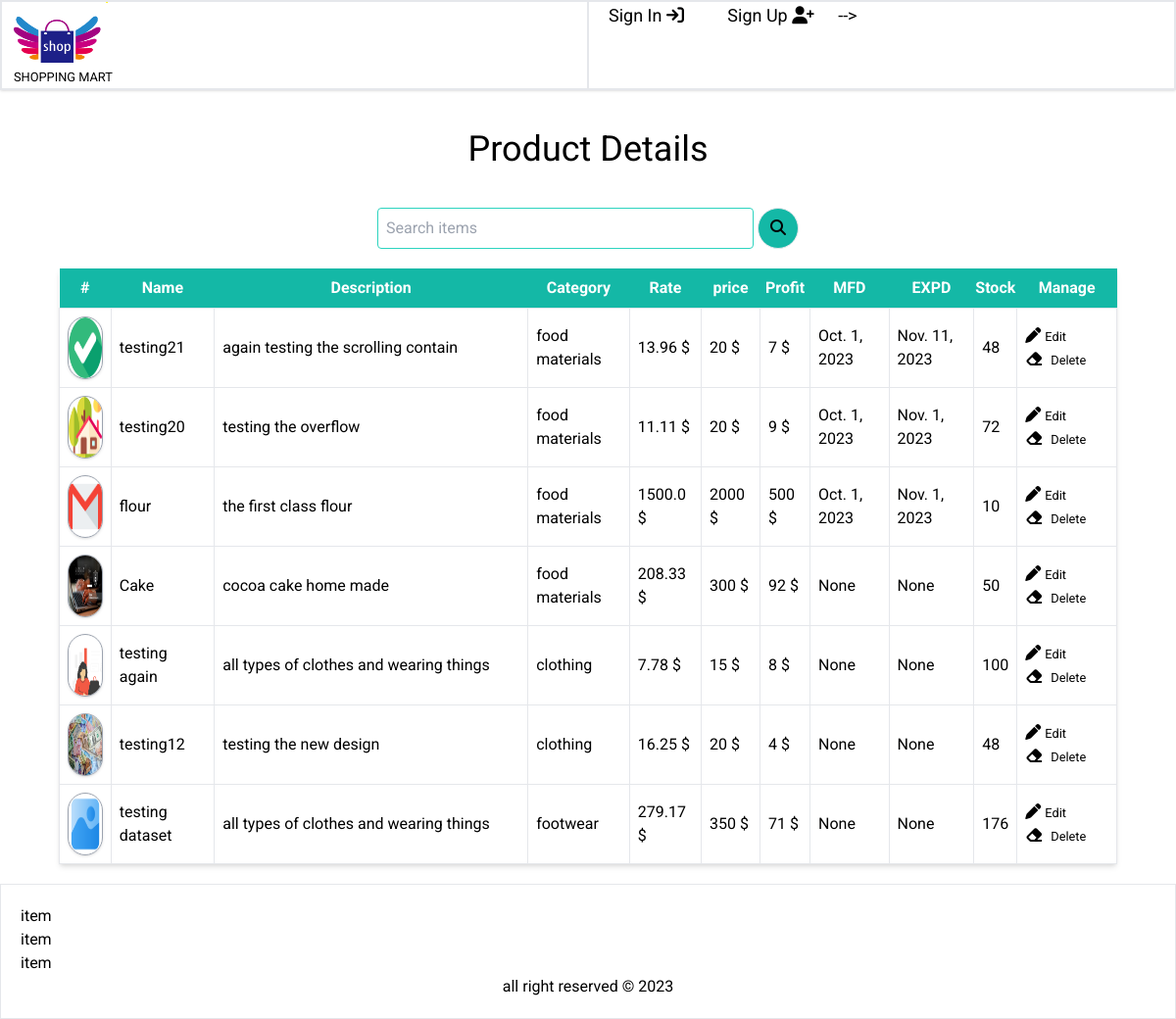
The page /store/product/ on the database its author committed.
### store/models.py (models this page shows, shortened)
class Product(models.Model):
    category = models.ForeignKey(Category, on_delete=models.CASCADE)
    name = models.CharField(max_length=100)
    description = models.CharField(max_length=200)
    price = models.IntegerField(default=0)
    bulk_price = models.IntegerField(default=0)
    quantity = models.IntegerField(default=0)
    rate = models.FloatField(default=0)
    mfd = models.DateField(null=True, blank=True)
    expd = models.DateField(null=True, blank=True)
    profit = models.IntegerField(default=0)
    stock = models.IntegerField(default=0)
    packet = models.IntegerField(default=0)
    image = models.ImageField(default='default.jpg', upload_to='item_images')

class Category(models.Model):
    name = models.CharField(max_length=50)
    description = models.CharField(max_length=200)
    def __str__(self):
        return self.name

### store/views.py (the view)
# urls.py: path('product/', views.product, name='product'),
def product(request):
    if request.method == 'POST':
        id = request.POST['getid']
        Product.objects.filter(id=id).delete()
        messages.success(request, "Item Deleted Successfully !")
    product = Product.objects.all().order_by('-id')
    context = {'product':product,'flag':'list'}
    return render(request, 'product.html', context)

### store/templates/product.html (shortened to what this page needs)
{% extends 'main/base.html' %}
{% load static %}
{% block content %}
<div class="relative">
    <div class="main-content mx-10">
             <div class="grid lg:grid-row-2 m-5">
                <div class="">
                    <h1 class="text-center text-4xl m-5">
                        Product Details
                    </h1>
                    <div class="flex justify-center">
                        <form action="" method="POST" class="my-5">
                            <input type="text" class="p-2 rounded border border-teal-400 w-96 focus:outline-none focus:border-sky-500" placeholder="Search items">
                            <button class="rounded-full border bg-teal-500 hover:bg-teal-700 hover:text-white px-3 py-2"><i
                                    class="fa-solid fa-magnifying-glass"></i></button>
                        </form>
                    </div>
                </div>
                <div>
                <table class="table-auto w-full shadow-md">
                    <thead class="bg-teal-500 text-white text-start">
                        <th class="py-2">#</th>
                        <th class="py-2">Name</th>
                        <th class="py-2">Description</th>
                        <th class="py-2">Category</th>
                        <th class="py-2">Rate</th>
                        <th class="py-2">price</th>
                        <th class="py-2">Profit</th>
                        <th class="py-2">MFD</th>
                        <th class="py-2">EXPD</th>
                        <th class="py-2">Stock</th>
                        <th class="py-2">Manage</th>
                    </thead>
                    <tbody>
                        {% for item in product %}
                            <tr class="border hover:bg-gray-100 cursor-pointer hover:font-semiboldtransition duration-500 ease-in-out">
                            <td class="p-2 border "><img src="{{item.image.url}}" class="w-16 h-16 rounded-full shadow border border-gray-400" alt=""></td>
                            <td class="p-2 border ">{{item.name}}</td>
                            <td class="p-2 border w-80">{{item.description}}</td>
                            <td class="p-2 border ">{{item.category}}</td>
                            <td class="p-2 border ">{{item.rate}} $</td>
                            <td class="p-2 border ">{{item.price}} $</td>
                            <td class="p-2 border ">{{item.profit}} $</td>
                            <td class="p-2 border ">{{item.mfd}}</td>
                            <td class="p-2 border ">{{item.expd}}</td>
                            <td class="p-2 border ">{{item.stock}}</td>
                            <td class="p-2">
                                <a href="{% url 'store:update_product' item.id %}" class="inline-block mr-3 hover:text-teal-600"><i class="fa-solid fa-pen"></i>&nbsp;<small class="hover:font-bold">Edit</small></a>
                                <a class="inline-block btn-delete hover:text-red-600" data-stateName="{{item.id}}">
                                    <i class="fa-solid fa-eraser"></i>&nbsp;
                                    <small class="hover:font-bold">Delete</small>
                                </a>
                            </td>
                            </tr>
                        {% endfor %}
                    </tbody>
                </table>
            </div>
    </div>
</div>
{% endblock content %}

### store/static/css/style.css (style rules this page uses)
* { font-family: 'Nunito Sans', sans-serif; font-family: 'AR One Sans', sans-serif; font-family: 'Montserrat', sans-serif; font-family: 'Open Sans', sans-serif; font-family: 'Roboto', sans-serif; }

### rows shown on the page
Product: image (picture), name "testing21", description "again testing the scrolling contain", category "food materials", rate "13.96", price "20", profit "7", mfd "Oct. 1, 2023", expd "Nov. 11, 2023", stock "48"
Product: image (picture), name "testing20", description "testing the overflow", category "food materials", rate "11.11", price "20", profit "9", mfd "Oct. 1, 2023", expd "Nov. 1, 2023", stock "72"
Product: image (picture), name "flour", description "the first class flour", category "food materials", rate "1500.0", price "2000", profit "500", mfd "Oct. 1, 2023", expd "Nov. 1, 2023", stock "10"
Product: image (picture), name "Cake", description "cocoa cake home made", category "food materials", rate "208.33", price "300", profit "92", mfd "None", expd "None", stock "50"
Product: image (picture), name "testing again", description "all types of clothes and wearing things", category "clothing", rate "7.78", price "15", profit "8", mfd "None", expd "None", stock "100"
Product: image (picture), name "testing12", description "testing the new design", category "clothing", rate "16.25", price "20", profit "4", mfd "None", expd "None", stock "48"
Product: image (placeholder picture), name "testing dataset", description "all types of clothes and wearing things", category "footwear", rate "279.17", price "350", profit "71", mfd "None", expd "None", stock "176"
